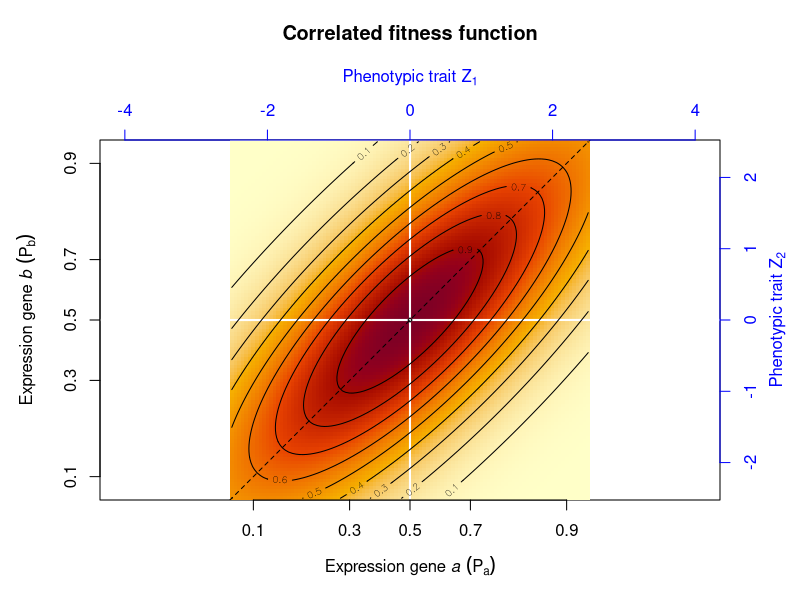
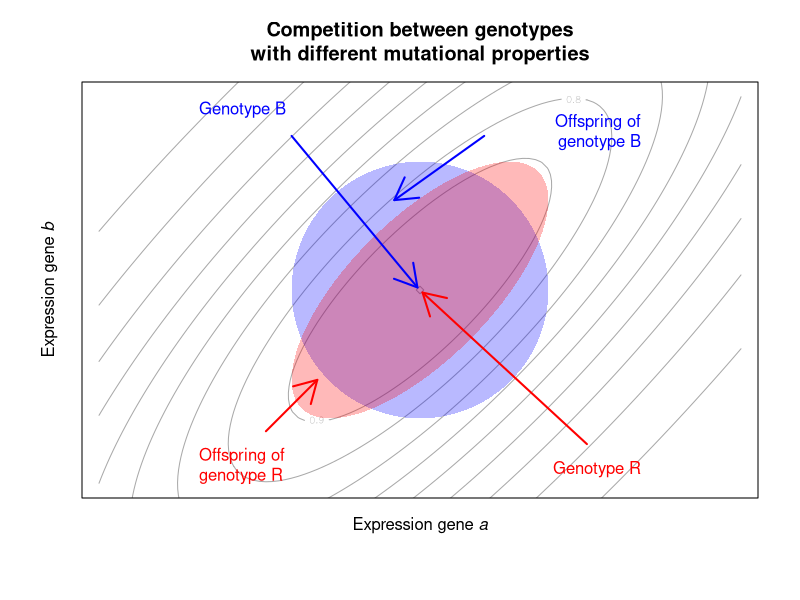

The R script that drew these images, in order:


fit.cor <- 0.8
fit.size <- 10
theta <- c(0,0)

col.trait <- "blue"

fit.var <- fit.size/2*cbind(c(1, fit.cor),c(fit.cor, 1))
fit.fun <- function(x1, x2) exp(-0.5*(t(c(x1,x2) - theta) %*% solve(fit.var) %*% (c(x1,x2) - theta)))

xx <- seq(-2.5,2.5,length.out=101)

fit <- outer(xx, xx, function(x1, x2) mapply(x1, x2, FUN=fit.fun))

cairo_pdf("../../figures/fig_S3A.pdf", width=4.5, height=5)

	par(mar=c(5,5,7,4))

	image(x=xx, y=xx, z=fit, xaxt="n", yaxt="n", xlab=expression("Expression gene "*italic('a')*" "*(P[a])), ylab=expression("Expression gene "*italic('b')*" "*(P[b])), col=hcl.colors(1024, "YlOrRd", rev = TRUE), asp=1)
	title("Correlated fitness function", line=5)
	abline(h=0, v=0, col="white", lwd=2)
	contour(x=xx, y=xx, z=fit, add=TRUE)
	abline(a=0, b=1, lty=2)
	
	ee <- seq(0.1, 0.9, by=0.2)
	axis(1, at=log(ee/(1-ee)), label=as.character(ee))
	axis(2, at=log(ee/(1-ee)), label=as.character(ee))
	
	axis(3, col=col.trait, col.axis=col.trait)
	mtext(expression("Phenotypic trait "*Z[1]), 3, line=2.5, col=col.trait)
	axis(4, col=col.trait, col.axis=col.trait)
	mtext(expression("Phenotypic trait "*Z[2]), 4, line=2.5, col=col.trait)

dev.off()


makeTransparent<-function(someColor, alpha=70)
{ # from https://stackoverflow.com/questions/8047668/transparent-equivalent-of-given-color
  newColor<-col2rgb(someColor)
  apply(newColor, 2, function(curcoldata){rgb(red=curcoldata[1], green=curcoldata[2],
    blue=curcoldata[3],alpha=alpha, maxColorValue=255)})
}

cairo_pdf("../../figures/fig_S3B.pdf", width=5, height=5)
	par(mgp=c(1,1,0))
	contour(x=xx, y=xx, z=fit, asp=1, xlim=c(-1,1), ylim=c(-1.5,1.5), xaxt="n", yaxt="n", col="darkgray", xlab=expression("Expression gene "*italic(a)), ylab=expression("Expression gene "*italic(b)))
	
	title("Competition between genotypes\nwith different mutational properties")
	
	polygon(ellipse::ellipse(cbind(c(1,0),c(0,1)), t=1), border=NA, col=makeTransparent("blue"))
	polygon(ellipse::ellipse(cbind(c(1,0.7),c(0.7,1)), t=1), border=NA, col=makeTransparent("red"))
	
	text(-1.8, 1.4, "Genotype B", col="blue", cex=1, pos=4)
	arrows(-1, 1.2, -0.02, 0.02, col="blue", lwd=2)
	text(1.8, 1.2, "Offspring of\ngenotype B", col="blue", cex=1, pos=2)
	arrows(0.5, 1.2, -0.2, 0.7, col="blue", lwd=2)
	
	text(1.8, -1.4, "Genotype R", col="red", cex=1, pos=2)
	arrows(1.3, -1.2, 0.02, -0.02, col="red", lwd=2)
	text(-1.8, -1.4, "Offspring of\ngenotype R", col="red", cex=1, pos=4)
	arrows(-1.2, -1.1, -0.8, -0.7, col="red", lwd=2)

dev.off()
